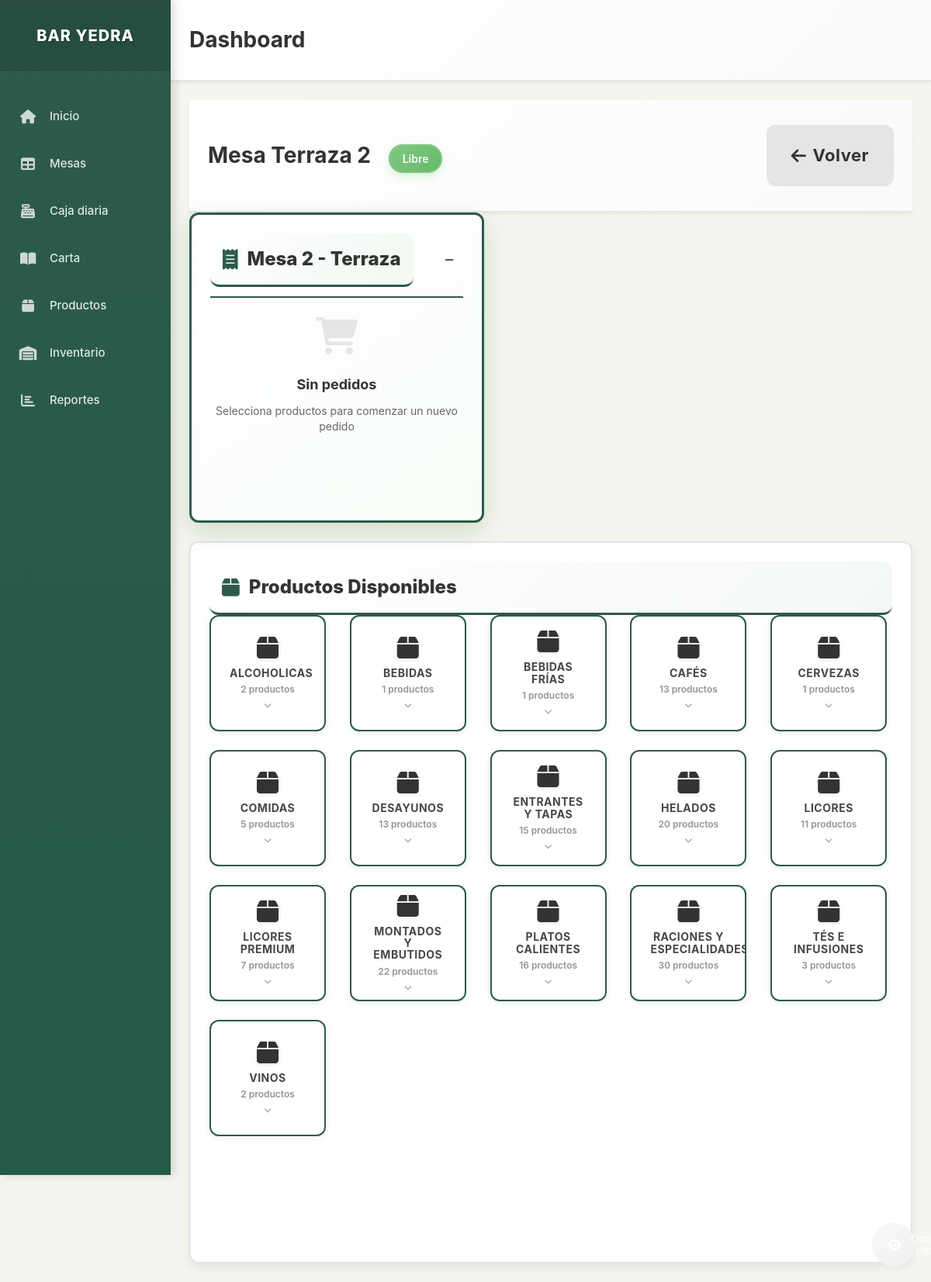
/mesa/2, run on an earlier commit of the app's database.
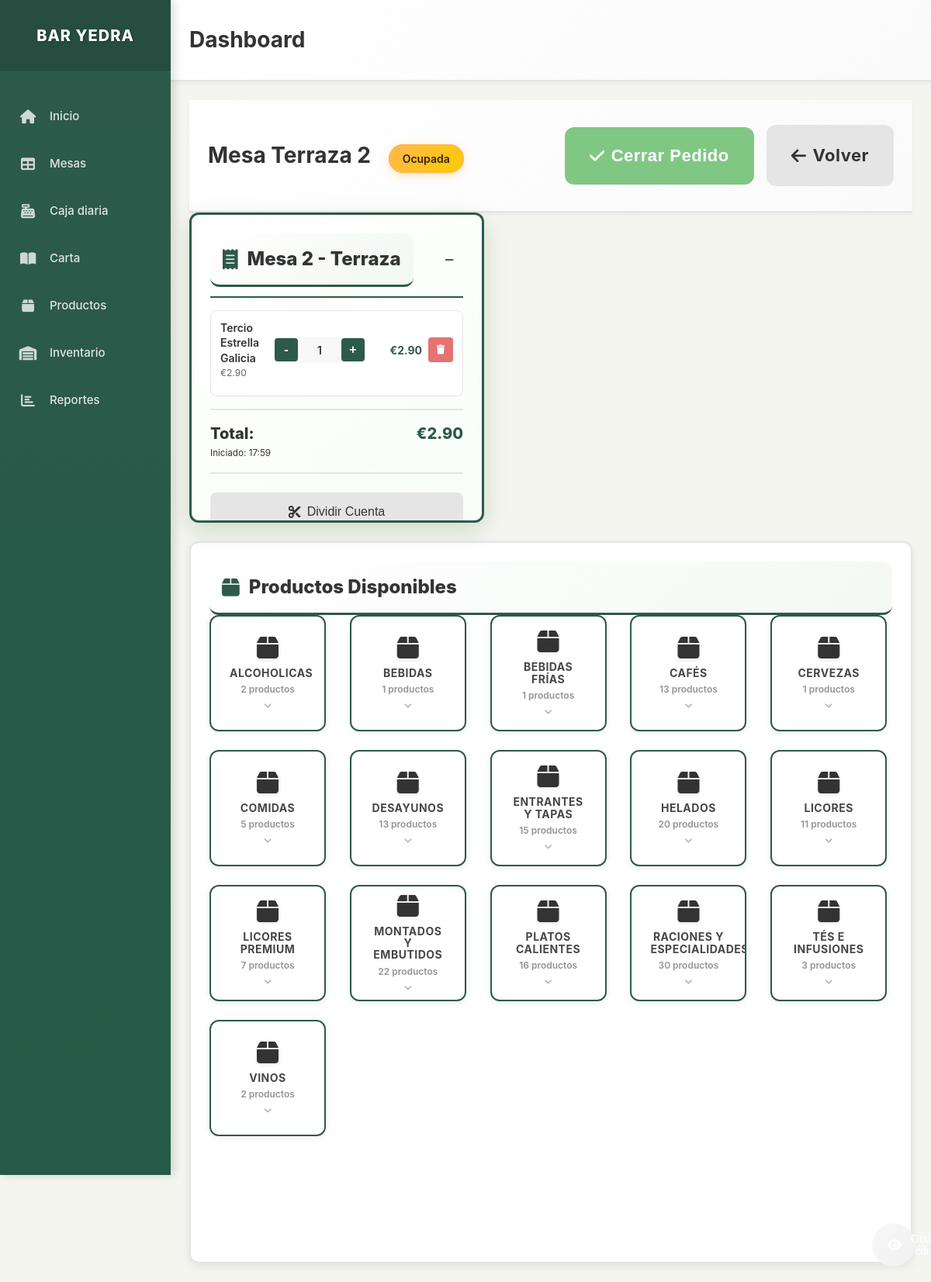
And on a later commit of the database.
### models.py (models this page shows, shortened)
class Mesa(db.Model):
    __tablename__ = 'mesa'
    id = db.Column(db.Integer, primary_key=True)
    numero = db.Column(db.Integer, nullable=False)
    zona = db.Column(db.String(50), nullable=False)  # Terraza, Sala, Barra
    estado = db.Column(db.String(20), default='libre')  # libre, ocupada, pagada
    pedidos = db.relationship('Pedido', backref='mesa', lazy=True)

class Producto(db.Model):
    __tablename__ = 'producto'
    id = db.Column(db.Integer, primary_key=True)
    nombre = db.Column(db.String(100), nullable=False)
    precio = db.Column(db.Numeric(10, 2), nullable=False)
    categoria = db.Column(db.String(50), nullable=False, default='General')
    foto_url = db.Column(db.String(255), nullable=True)
    descripcion = db.Column(db.Text, nullable=True)
    activo = db.Column(db.Boolean, default=True)
    orden = db.Column(db.Integer, default=0)  # Para ordenar productos en la interfaz
    stock_actual = db.Column(db.Integer, default=0)  # Cantidad actual en stock
    stock_minimo = db.Column(db.Integer, default=5)  # Alerta cuando llegue a este nivel
    unidad_medida = db.Column(db.String(20), default='unidad')  # unidad, litro, kg, etc.
    fecha_actualizacion = db.Column(db.DateTime, default=datetime.utcnow)

class Pedido(db.Model):
    __tablename__ = 'pedido'
    id = db.Column(db.Integer, primary_key=True)
    mesa_id = db.Column(db.Integer, db.ForeignKey('mesa.id'), nullable=False)
    productos = db.Column(db.Text)  # JSON string with products and quantities
    total = db.Column(db.Numeric(10, 2), default=0.00)
    fecha_creacion = db.Column(db.DateTime, default=datetime.utcnow)
    fecha_pago = db.Column(db.DateTime)
    forma_pago = db.Column(db.String(20))  # efectivo, tarjeta
    estado = db.Column(db.String(20), default='abierto')  # abierto, cerrado, pagado
    tickets = db.relationship('Ticket', backref='pedido', lazy=True)

### app.py (the view)
@app.route('/mesa/<int:mesa_id>')
def table_detail(mesa_id):
    mesa = Mesa.query.get_or_404(mesa_id)
    productos = Producto.query.filter_by(activo=True).order_by(Producto.categoria, Producto.orden, Producto.nombre).all()
    es_terraza = mesa.zona.lower() == 'terraza'
    suplemento_terraza = 0.20 if es_terraza else 0.00
    productos_por_categoria = {}
    productos_dict = {}
    for producto in productos:
        if producto.categoria not in productos_por_categoria:
            productos_por_categoria[producto.categoria] = []
        productos_por_categoria[producto.categoria].append(producto)
        productos_dict[producto.id] = producto
    pedido_actual = Pedido.query.filter_by(mesa_id=mesa_id, estado='abierto').first()
    return render_template('table_detail.html',
                         mesa=mesa,
                         productos_por_categoria=productos_por_categoria,
                         productos_dict=productos_dict,
                         pedido_actual=pedido_actual,
                         es_terraza=es_terraza,
                         suplemento_terraza=suplemento_terraza)

### app.py (called while the page is built)
@app.template_filter('from_json')
def from_json_filter(value):
    if value:
        try:
            return json.loads(value)
        except (json.JSONDecodeError, TypeError):
            return []
    return []

### templates/table_detail.html (shortened to what this page needs)
{% extends "layout.html" %}
{% block content %}
<div class="content-header">
    <h1 class="page-title">
        Mesa {{ mesa.zona }} {{ mesa.numero }}
        <span class="table-status-badge table-{{ mesa.estado }}">{{ mesa.estado|title }}</span>
    </h1>
    <div class="table-actions">
        {% if pedido_actual %}
            <button class="btn btn-success btn-lg touch-friendly" onclick="closeOrder({{ mesa.id }})">
                <i class="fas fa-check"></i> Cerrar Pedido
            </button>
        {% endif %}
        <a href="{{ url_for('index') }}" class="btn btn-secondary btn-lg touch-friendly">
            <i class="fas fa-arrow-left"></i> Volver
        </a>
    </div>
</div>
<div class="table-detail-layout">
    <div class="products-panel">
        <h2 class="panel-title">
            <i class="fas fa-box"></i> Productos Disponibles
        </h2>
        <div class="categories-grid">
            {% for categoria, productos in productos_por_categoria.items() %}
            <div class="category-card" data-categoria="{{ categoria }}" onclick="toggleCategory('{{ categoria }}')">
                <div class="category-icon">
                    <i class="fas fa-box"></i>
                </div>
                <div class="category-name">{{ categoria }}</div>
                <div class="category-product-count">{{ productos|length }} productos</div>
                <div class="category-expand-indicator">
                    <i class="fas fa-chevron-down"></i>
                </div>
            </div>
            {% endfor %}
        </div>
    </div>
    <div class="order-panel-fixed">
        <div class="order-header">
            <h2 class="panel-title">
                <i class="fas fa-receipt"></i> Mesa {{ mesa.numero }} - {{ mesa.zona }}
            </h2>
            <div class="order-controls">
                <button class="btn-minimize" onclick="toggleOrderPanel()" title="Minimizar panel">
                    <i class="fas fa-minus"></i>
                </button>
            </div>
        </div>
        {% if pedido_actual and pedido_actual.total > 0 %}
            <div class="current-order">
                <div class="order-items">
                    {% set productos_pedido = pedido_actual.productos|from_json if pedido_actual.productos else {} %}
                    {% for producto_id, cantidad in productos_pedido.items() %}
                        {% set producto = productos_dict[producto_id|int] %}
                        <div class="order-item">
                            <div class="item-details">
                                <div class="item-name">{{ producto.nombre }}</div>
                                <div class="item-price">€{{ "%.2f"|format(producto.precio) }}</div>
                            </div>
                            <div class="item-quantity">
                                <button class="btn-quantity" onclick="updateQuantity({{ mesa.id }}, {{ producto.id }}, {{ cantidad - 1 }})">-</button>
                                <span class="quantity">{{ cantidad }}</span>
                                <button class="btn-quantity" onclick="updateQuantity({{ mesa.id }}, {{ producto.id }}, {{ cantidad + 1 }})">+</button>
                            </div>
                            <div class="item-subtotal">€{{ "%.2f"|format(producto.precio * cantidad) }}</div>
                            <button class="btn-remove" onclick="removeFromOrder({{ mesa.id }}, {{ producto.id }})" title="Eliminar">
                                <i class="fas fa-trash"></i>
                            </button>
                        </div>
                    {% endfor %}
                </div>
                <div class="order-summary">
                    <div class="summary-row total-row">
                        <span class="summary-label">Total:</span>
                        <span class="summary-value">€{{ "%.2f"|format(pedido_actual.total) }}</span>
                    </div>
                    <div class="summary-info">
                        <small>Iniciado: {{ pedido_actual.fecha_creacion.strftime('%H:%M') if pedido_actual.fecha_creacion else 'Ahora' }}</small>
                    </div>
                </div>
                <div class="order-actions">
                    <button class="btn btn-secondary btn-sm full-width" onclick="splitBill({{ mesa.id }})" style="margin-bottom: 10px;">
                        <i class="fas fa-cut"></i> Dividir Cuenta
                    </button>
                </div>
            </div>
        {% else %}
            <div class="empty-order">
                <div class="empty-icon">
                    <i class="fas fa-shopping-cart"></i>
                </div>
                <h3>Sin pedidos</h3>
                <p>Selecciona productos para comenzar un nuevo pedido</p>
            </div>
        {% endif %}
    </div>
</div>
{% endblock %}

### templates/layout.html (shortened to what this page needs)
<!DOCTYPE html>
<html lang="es">
<head>
    <link href="https://cdnjs.cloudflare.com/ajax/libs/font-awesome/6.0.0/css/all.min.css" rel="stylesheet">
    <link href="{{ url_for('static', filename='css/style.css') }}" rel="stylesheet">
</head>
<body>
    <div class="app-layout">
        <aside class="sidebar" role="navigation" aria-label="Navegación principal">
            <div class="sidebar-header">
                <a class="sidebar-brand" href="{{ url_for('index') }}" aria-label="Bar Yedra - Ir al inicio">
                    BAR YEDRA
                </a>
            </div>
            <nav id="sidebar-nav" aria-label="Menú principal">
                <ul class="sidebar-nav" role="menubar">
                    <li role="none">
                        <a class="nav-link" href="{{ url_for('index') }}" role="menuitem" aria-label="Ir a inicio y gestión de mesas">
                            <i class="fas fa-home" aria-hidden="true"></i>
                            Inicio
                        </a>
                    </li>
                    <li role="none">
                        <a class="nav-link" href="{{ url_for('index') }}" role="menuitem" aria-label="Gestionar mesas del restaurante">
                            <i class="fas fa-table" aria-hidden="true"></i>
                            Mesas
                        </a>
                    </li>
                    <li role="none">
                        <a class="nav-link" href="{{ url_for('cash_register') }}" role="menuitem" aria-label="Ver caja diaria y ventas">
                            <i class="fas fa-cash-register" aria-hidden="true"></i>
                            Caja diaria
                        </a>
                    </li>
                    <li role="none">
                        <a class="nav-link" href="{{ url_for('carta') }}" role="menuitem" aria-label="Ver carta completa del bar">
                            <i class="fas fa-book-open" aria-hidden="true"></i>
                            Carta
                        </a>
                    </li>
                    <li role="none">
                        <a class="nav-link" href="{{ url_for('products') }}" role="menuitem" aria-label="Gestionar productos del menú">
                            <i class="fas fa-box" aria-hidden="true"></i>
                            Productos
                        </a>
                    </li>
                    <li role="none">
                        <a class="nav-link" href="{{ url_for('inventory') }}" role="menuitem" aria-label="Controlar inventario y stock">
                            <i class="fas fa-warehouse" aria-hidden="true"></i>
                            Inventario
                        </a>
                    </li>
                    <li role="none">
                        <a class="nav-link" href="{{ url_for('reports') }}" role="menuitem" aria-label="Ver reportes de ventas">
                            <i class="fas fa-chart-bar" aria-hidden="true"></i>
                            Reportes
                        </a>
                    </li>
                </ul>
            </nav>
        </aside>
        <main class="main-content">
            <header class="content-header">
                <h1 class="page-title">{% block page_title %}Dashboard{% endblock %}</h1>
                <button class="privacy-toggle" onclick="togglePrivacy()" id="privacy-btn">
                    <i class="fas fa-eye" id="privacy-icon"></i>
                </button>
            </header>
            <div class="content-container">
                {% block content %}{% endblock %}
            </div>
        </main>
    </div>
</body>
</html>

What changed in the data, as far as the page shows it:
changed Mesa "Terraza": estado "Libre" → "Ocupada"
added Pedido: productos "{\"161\": 1}" (drawn), total "2.90", fecha_creacion "17:59"
Also different on the page:
text no longer shown: "Sin pedidos Selecciona productos para comenzar un nuevo pedido"
text now shown: "Cerrar Pedido Total: € Iniciado: Dividir Cuenta"
new list line: "Tercio Estrella Galicia 2.90 2.90"
new list line: "€ - 1 + €"
